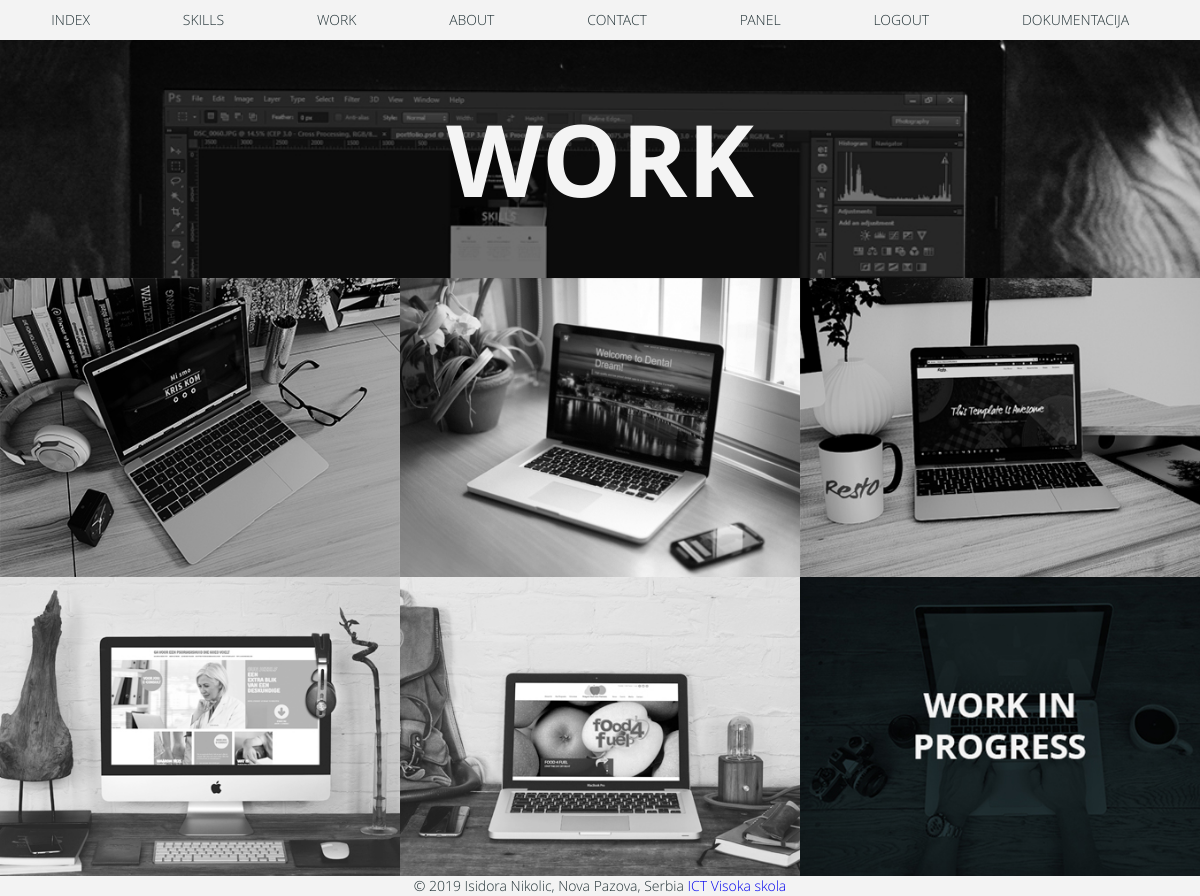
/control.php?page=work (signed in), run on the app's committed database.
### tables this page shows
CREATE TABLE `nav_meni` (
  `id` int(10) NOT NULL,
  `admin` varchar(20) NOT NULL,
  `korisnik` varchar(20) NOT NULL,
  `izlogovan` varchar(20) NOT NULL
);

CREATE TABLE `slika` (
  `slika_id` int(10) NOT NULL,
  `ime` varchar(50) NOT NULL,
  `putanja` varchar(100) NOT NULL
);

### work.php (the view, shortened to what this page needs)
<?php
include "views/header.php";
?>
    <section class="paralax-outer2">
        <div id="paralax2">
            <h2>work</h2>
        </div>
    </section>
    <section id="gallery">
        <div class="desktop-gallery">
            <?php
                $upit = "SELECT * FROM slika";
                $rezultati = $konekcija->query($upit)->fetchAll();
                    foreach($rezultati as $rezultat):
                    ?>
                        <figure class="effect-bubba" >
                            <img src=<?= $rezultat->putanja ?> />
                            <figcaption>
                            </figcaption>
                        </figure>
                    <?php
                        endforeach;
                ?>
        </div>
    </section>
    <?php
        include "views/footer.php";
     ?>

### views/header.php (shortened to what this page needs)
<!doctype html>
<html>
<?php
include "php/konekcija.php";
?>
<head>
    <link rel="stylesheet" type="text/css" href="../css/notify.css" />
    <link rel="stylesheet" type="text/css" href="../css/style.css" />
    <link rel="stylesheet" type="text/css" href="../css/lightbox.css" />
</head>
<body>
<header id="header_nav" >
        <nav class="cl-effect-1">
        <?php
            $upit = "SELECT * FROM nav_meni";
            $rezultat = $konekcija->query($upit)->fetchAll();
            $logged = isset($user);
            if(!$logged){
                foreach($rezultat as $r):
                    if($r->izlogovan != "0"){
                ?>
                    <a class="header_nav-link nav_color" href="<?= $r->izlogovan ?>.php"><?= $r->izlogovan ?></a>
                <?php } endforeach; }
                else {
                    if($user === 'admin'){
                        foreach($rezultat as $r):
                            if($r->admin != "0"){
                        ?>
                            <a class="header_nav-link nav_color" href="control.php?page=<?= $r->admin ?>"><?= $r->admin ?></a>
                        <?php } endforeach;
                    }
                    else{
                        foreach($rezultat as $r):
                            if($r->korisnik != "0"){
                        ?>
                            <a class="header_nav-link nav_color" href="control.php?page=<?= $r->korisnik ?>"><?= $r->korisnik ?></a>
                        <?php } endforeach;
                    }
                    ?>
                    <a class="header_nav-link nav_color" href="control.php?page=login">Logout</a>
                    <?php
                }
                ?>
                <a class="header_nav-link nav_color" href="dokumentacija.pdf">Dokumentacija</a>
        </nav>
    </header>

### data on the page
nav_meni: admin "INDEX"
nav_meni: admin "SKILLS"
nav_meni: admin "WORK"
nav_meni: admin "ABOUT"
nav_meni: admin "CONTACT"
nav_meni: admin "PANEL"
slika: putanja (picture)
slika: putanja (picture)
slika: putanja (picture)
slika: putanja (picture)
slika: putanja (picture)
slika: putanja (picture)
